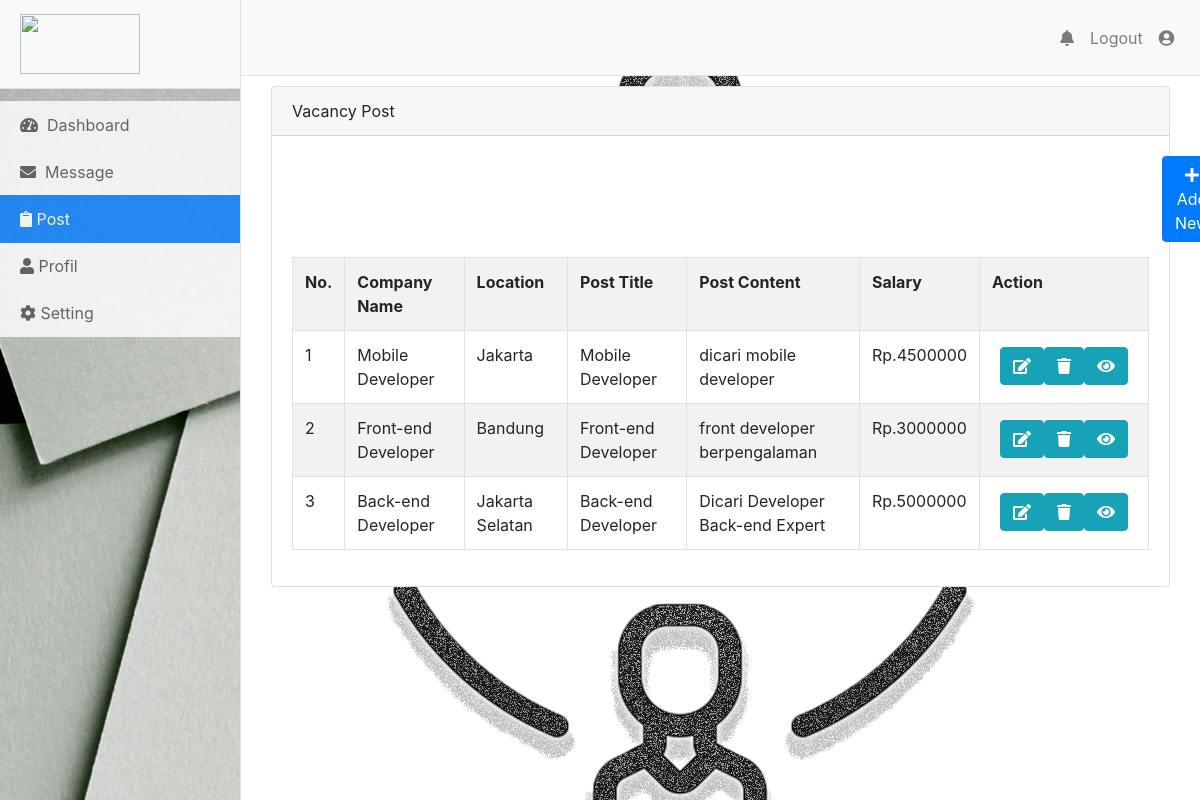
The app's page /post.php with its own data.
### tables this page shows
CREATE TABLE `post_vacancy` (
  `id` int(11) NOT NULL,
  `post_title` varchar(100) NOT NULL,
  `date` date NOT NULL,
  `company_name` varchar(100) NOT NULL,
  `location` varchar(100) NOT NULL,
  `map_lat` double NOT NULL,
  `map_long` double(10,0) NOT NULL,
  `gaji` int(12) NOT NULL,
  `post_content` text NOT NULL
);

### post.php (the view, shortened to what this page needs)
<?php
  include('config.php');
  $sql = "SELECT * FROM post_vacancy";
  $datas = mysqli_query($conn,$sql)
?>
<!DOCTYPE html>
<html lang="en">
<head>
  <link href="assets/css/bootstrap.min.css" rel="stylesheet">
  <link rel="stylesheet" type="text/css" href="assets/css/styledashboard.css">
  <link rel="stylesheet" type="text/css" href="assets/css/stylepost.css">
  <link href="assets/css/simple-sidebar.css" rel="stylesheet">
  <link rel="stylesheet" href="/assets/fontawesome/css/all.css">
</head>
<body>
  <div class="d-flex" id="wrapper">
  <div class="border-right" id="sidebar-wrapper" style="background: url(assets/img/bg-dashboard-sidebar.jpg);">
    <a href="dashboard.php"><div class="sidebar-heading border-bottom bg-light"><img src="assets/img/logofindjobbacaan.png"></div></a>
      <div class="list-group list-group-flush" style="opacity: 0.8";>
        <a href="dashboard.php" class="list-group-item list-group-item-action "><i class="fas fa-tachometer-alt"></i>&nbsp; Dashboard</a>
        <a href="message.php" class="list-group-item list-group-item-action"><i class="fas fa-envelope"></i>&nbsp; Message</a>
        <a href="post.php" class="list-group-item list-group-item-action active"><i class="fas fa-clipboard"></i> Post</a>
        <a href="companyprofile.php" class="list-group-item list-group-item-action "><i class="fas fa-user"></i> Profil</a>
        <a href="reset_password.php" class="list-group-item list-group-item-action"><i class="fas fa-cog"></i> Setting</a>
      </div>
    </div>
    <div id="page-content-wrapper" class="content-dash" style="background-image: url(assets/img/logo-find-job-dash.png) !important;
  background-repeat: no-repeat;">
      <nav class="navbar navbar-expand-lg navbar-light bg-light border-bottom">
        <div class="collapse navbar-collapse" id="navbarSupportedContent">
          <ul class="navbar-nav ml-auto mt-2 mt-lg-0">
            <li class="nav-item">
              <a class="nav-link"href="#"><i class="fa fa-bell"></i></a>
            </li>
            <li class="nav-item">
              <a class="nav-link" onclick="showAlert()">Logout</a>
            </li>
            <li class="nav-item">
              <a class="user nav-link" href="#"><i class="fas fa-user-circle"></i></a>
            </li>
          </ul>
        </div>
      </nav>
      <div class="container-fluid">
        <div class="col-md-12" id="overview">
          <div class="card">
            <div class="card-header">Vacancy Post</div>
            <div class="card-body">
              <table class="table table-bordered table-striped">
              <button class="btn btn-primary" id="add-new" onclick = "addNew()"><i class="fa fa-plus"></i> Add New</button>
                  <tr>
                      <th>No.</th>
                      <th>Company Name</th>
                      <th>Location</th>
                      <th>Post Title</th>
                      <th>Post Content</th>
                      <th>Salary</th>
                      <th>Action</th>
                  </tr>
                    <?php
                      if (is_array($datas) || is_object($datas) ) {
                        foreach ($datas as $key => $data) {
                          $key++;
                          $id = $data['id'];
                          $title = $data['post_title'];
                          $location = $data['location'];
                          $content = $data['post_content'];
                          $gaji = $data['gaji'];
                          ?>
                          <tr>
                            <td><?=$key?></td>
                            <td><?=$title?></td>
                            <td><?=$location?></td>
                            <td><?=$title?></td>
                            <td><?=$content?></td>
                            <td><?="Rp.".$gaji?></td>
                            <td>
                              <div class='btn-group btn-sm' role='group' aria-label='Basic example'>
                              <a href='post-edit.php?id=<?=$id?>'><button type='button' class='btn btn-info'><i class='fas fa-edit'></i></button></a>
                              <a href='post-delete.php?id=<?=$id?>'><button type='button' class='btn btn-info'><i class='fas fa-trash'></i></button></a>
                              <a href='post-view.php'><button type='button' class='btn btn-info'><i class='fas fa-eye'></i></button></a>
                              </div>
                            </td>
                          </tr>
                          <?php
                        }
                      }
                    ?>
              </table>
            </div>
          </div>
        </div>
      </div>
    </div>
  </div>
</body>
</html>

### assets/css/styledashboard.css (style rules this page uses)
.navbar { padding: 1.85%; }
.sidebar-heading img { width:120px; height: 60px; }
#sidebar-wrapper { background: url(assets/img/bg-dashboard-sidebar.jpg); }
#sidebar-wrapper .list-group { margin-top: 5% !important; }
#sidebar-wrapper .list-group-item { border: none!important; }
#overview { margin-top: 10px; }

### assets/css/stylepost.css (style rules this page uses)
#add-new { margin-left: 870px !important; margin-bottom: 15px !important; }

### assets/css/simple-sidebar.css (style rules this page uses)
body { overflow-x: hidden; }
#sidebar-wrapper { min-height: 100vh; margin-left: -15rem; -webkit-transition: margin .25s ease-out; -moz-transition: margin .25s ease-out; -o-transition: margin .25s ease-out; transition: margin .25s ease-out; }
#sidebar-wrapper .sidebar-heading { padding: 0.875rem 1.25rem; font-size: 1.2rem; }
#sidebar-wrapper .list-group { width: 15rem; background-color: rgb(198, 198, 198,0.5) !important; }
#page-content-wrapper { min-width: 100vw; background-image: url(assets/img/logo-find-job-dash.png) !important; background-repeat: no-repeat; }
@media (min-width: 768px) { #sidebar-wrapper { margin-left: 0; } }
@media (min-width: 768px) { #page-content-wrapper { min-width: 0; width: 100%; } }

### records on screen
post_vacancy: post_title "Mobile Developer", location "Jakarta", post_content "dicari mobile developer", gaji "4500000"
post_vacancy: post_title "Front-end Developer", location "Bandung", post_content "front developer berpengalaman", gaji "3000000"
post_vacancy: post_title "Back-end Developer", location "Jakarta Selatan", post_content "Dicari Developer Back-end Expert", gaji "5000000"
